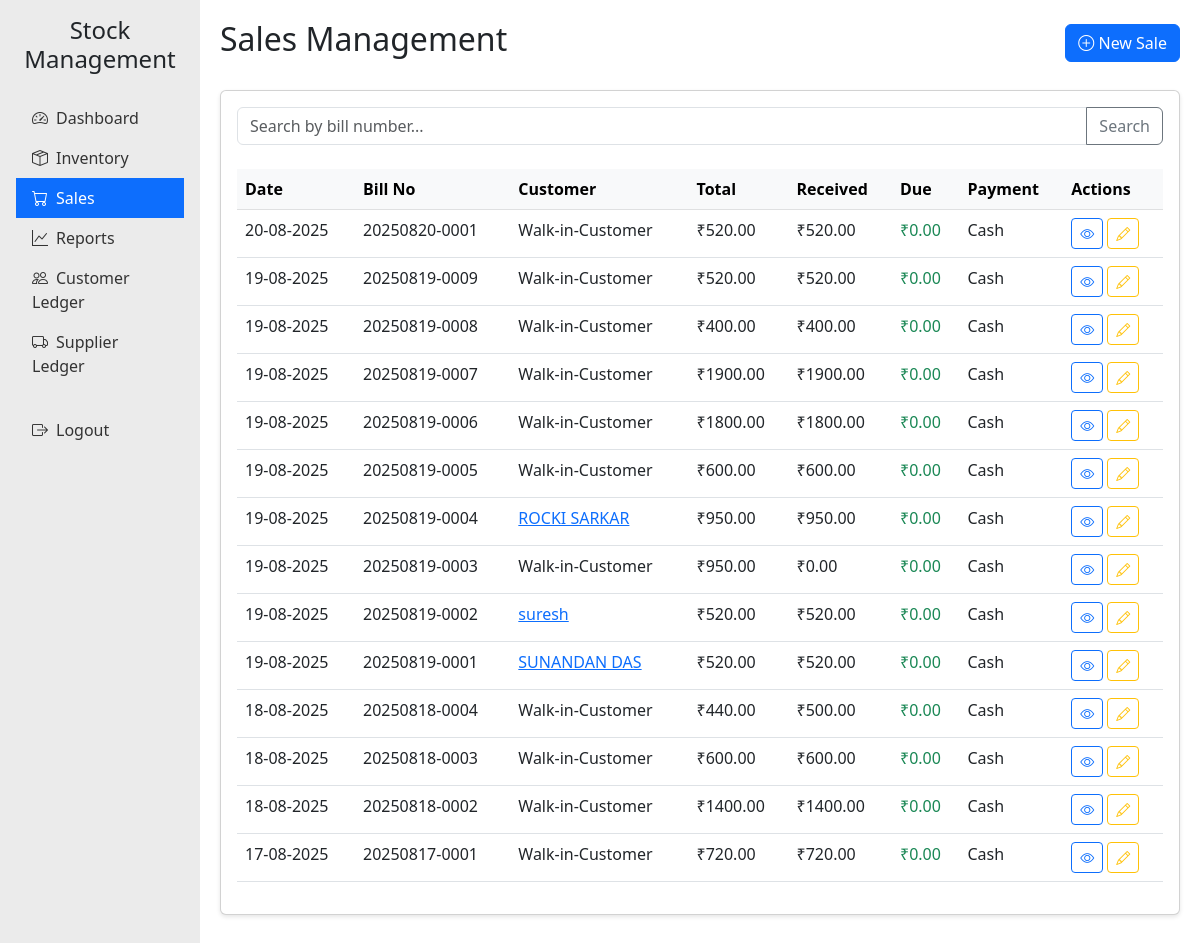
The app's page /sales (signed in) with its own data.
### app.py (models this page shows)
class Sale(db.Model):
    id = db.Column(db.Integer, primary_key=True)
    bill_number = db.Column(db.String(20), nullable=False)
    customer_id = db.Column(db.Integer, db.ForeignKey('customer.id'))
    sale_date = db.Column(db.Date, nullable=False)
    sale_time = db.Column(db.String(10), nullable=False)
    total_amount = db.Column(db.Float, nullable=False)
    received_amount = db.Column(db.Float, nullable=False)
    due_amount = db.Column(db.Float, nullable=False)
    total_profit = db.Column(db.Float, nullable=False)
    payment_method = db.Column(db.String(20))
    cash_amount = db.Column(db.Float, default=0.0)
    online_amount = db.Column(db.Float, default=0.0)
    created_at = db.Column(db.DateTime, default=datetime.now())
    customer = db.relationship('Customer', backref='sales')
    items = db.relationship(
        'SaleItem',
        back_populates='sale',
        cascade="all, delete-orphan",
        passive_deletes=True
    )

class Customer(db.Model):
    id = db.Column(db.Integer, primary_key=True)
    name = db.Column(db.String(100), nullable=False)
    mobile = db.Column(db.String(15))
    address = db.Column(db.String(200))
    aadhar = db.Column(db.String(20))
    date_added = db.Column(db.Date, default=date.today())
    photo_path = db.Column(db.String(200))

### app.py (the view)
@app.route('/sales')
@login_required
def sales():
    search_term = request.args.get('search', '')
    if search_term:
        sales = Sale.query.filter(Sale.bill_number.ilike(f'%{search_term}%')).order_by(Sale.sale_date.desc()).all()
    else:
        sales = Sale.query.order_by(Sale.sale_date.desc(), Sale.id.desc()).limit(50).all()
    return render_template('sales.html', sales=sales, search_term=search_term)

### app.py (called while the page is built)
def login_required(f):
    @wraps(f)
    def decorated_function(*args, **kwargs):
        if 'user_id' not in session:
            flash('Please log in to access this page.', 'danger')
            return redirect(url_for('login'))
        return f(*args, **kwargs)
    return decorated_function

### templates/sales.html (shortened to what this page needs)
{% extends "base.html" %}
{% block header %}Sales Management{% endblock %}
{% block header_buttons %}
<a href="{{ url_for('new_sale') }}" class="btn btn-primary">
    <i class="bi bi-plus-circle"></i> New Sale
</a>
{% endblock %}
{% block content %}
<div class="card">
    <div class="card-body">
        <form method="get" class="mb-4">
            <div class="input-group">
                <input type="text" class="form-control" placeholder="Search by bill number..." name="search" value="{{ search_term }}">
                <button class="btn btn-outline-secondary" type="submit">Search</button>
            </div>
        </form>
        <div class="table-responsive">
            <table class="table table-hover">
                <thead class="table-light">
                    <tr>
                        <th>Date</th>
                        <th>Bill No</th>
                        <th>Customer</th>
                        <th>Total</th>
                        <th>Received</th>
                        <th>Due</th>
                        <th>Payment</th>
                        <th>Actions</th>
                    </tr>
                </thead>
                <tbody>
                    {% for sale in sales %}
                    <tr>
                        <td>{{ sale.sale_date.strftime("%d-%m-%Y") }}</td>
                        <td>{{ sale.bill_number }}</td>
                        <td>
                            {% if sale.customer_id %}
                            <a href="{{ url_for('view_customer', id=sale.customer_id) }}">
                                {{ sale.customer.name }}
                            </a>
                            {% else %}
                            Walk-in-Customer
                            {% endif %}
                        </td>
                        <td>₹{{ "%.2f"|format(sale.total_amount) }}</td>
                        <td>₹{{ "%.2f"|format(sale.received_amount) }}</td>
                        <td class="{% if sale.due_amount > 0 %}text-danger{% else %}text-success{% endif %}">
                            ₹{{ "%.2f"|format(sale.due_amount) }}
                        </td>
                        <td>{{ sale.payment_method|capitalize }}</td>
                        <td>
                            <a href="{{ url_for('view_sale', id=sale.id) }}" class="btn btn-sm btn-outline-primary">
                                <i class="bi bi-eye"></i>
                            </a>
			    <a href="{{ url_for('edit_sale', id=sale.id) }}" class="btn btn-sm btn-outline-warning">
        		        <i class="bi bi-pencil"></i>
    			   </a>
                        </td>
                    </tr>
                    {% else %}
                    <tr>
                        <td colspan="8" class="text-center">No sales found</td>
                    </tr>
                    {% endfor %}
                </tbody>
            </table>
        </div>
    </div>
</div>
{% endblock %}

### templates/base.html (style rules this page uses)
.card { margin-bottom: 20px; box-shadow: 0 2px 4px rgba(0,0,0,0.1); }
.table-responsive { overflow-x: auto; }

### records on screen
Sale: sale_date "20-08-2025", bill_number "20250820-0001", shows "Walk-in-Customer", total_amount "520.00", received_amount "520.00", due_amount "0.00", payment_method "Cash"
Sale: sale_date "19-08-2025", bill_number "20250819-0009", shows "Walk-in-Customer", total_amount "520.00", received_amount "520.00", due_amount "0.00", payment_method "Cash"
Sale: sale_date "19-08-2025", bill_number "20250819-0008", shows "Walk-in-Customer", total_amount "400.00", received_amount "400.00", due_amount "0.00", payment_method "Cash"
Sale: sale_date "19-08-2025", bill_number "20250819-0007", shows "Walk-in-Customer", total_amount "1900.00", received_amount "1900.00", due_amount "0.00", payment_method "Cash"
Sale: sale_date "19-08-2025", bill_number "20250819-0006", shows "Walk-in-Customer", total_amount "1800.00", received_amount "1800.00", due_amount "0.00", payment_method "Cash"
Sale: sale_date "19-08-2025", bill_number "20250819-0005", shows "Walk-in-Customer", total_amount "600.00", received_amount "600.00", due_amount "0.00", payment_method "Cash"
Sale: sale_date "19-08-2025", bill_number "20250819-0004", customer.name "ROCKI SARKAR", total_amount "950.00", received_amount "950.00", due_amount "0.00", payment_method "Cash"
Sale: sale_date "19-08-2025", bill_number "20250819-0003", shows "Walk-in-Customer", total_amount "950.00", received_amount "0.00", due_amount "0.00", payment_method "Cash"
Sale: sale_date "19-08-2025", bill_number "20250819-0002", customer.name "suresh", total_amount "520.00", received_amount "520.00", due_amount "0.00", payment_method "Cash"
Sale: sale_date "19-08-2025", bill_number "20250819-0001", customer.name "SUNANDAN DAS", total_amount "520.00", received_amount "520.00", due_amount "0.00", payment_method "Cash"
Sale: sale_date "18-08-2025", bill_number "20250818-0004", shows "Walk-in-Customer", total_amount "440.00", received_amount "500.00", due_amount "0.00", payment_method "Cash"
Sale: sale_date "18-08-2025", bill_number "20250818-0003", shows "Walk-in-Customer", total_amount "600.00", received_amount "600.00", due_amount "0.00", payment_method "Cash"
Sale: sale_date "18-08-2025", bill_number "20250818-0002", shows "Walk-in-Customer", total_amount "1400.00", received_amount "1400.00", due_amount "0.00", payment_method "Cash"
Sale: sale_date "17-08-2025", bill_number "20250817-0001", shows "Walk-in-Customer", total_amount "720.00", received_amount "720.00", due_amount "0.00", payment_method "Cash"
